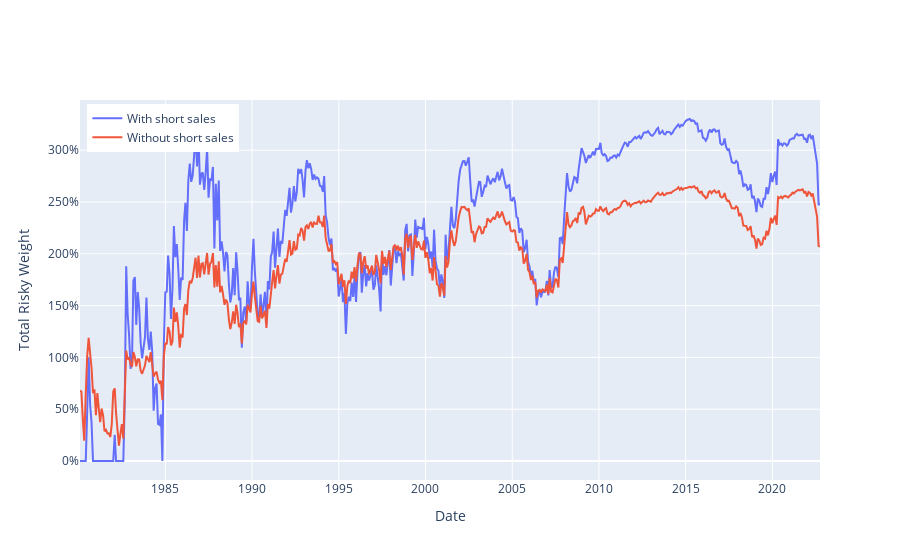

The notebook cell this image was saved under:
### Code cell
# Plot the time-series of sum of risky portfolio weights (returns as hoverdata)
fig = go.Figure()

label_dict = {'ss': 'With short sales',
            'noss': 'Without short sales'}        

for model in ['ss', 'noss']:
    string =  "Strategy: " + label_dict[model] +" <br>"
    string += "Date: %{x}<br>"
    string += "Total Weight in Risky Portfolio: %{y:0.1%}<br>"
    string += "Return %{customdata: 0.2%} <br>"
    string += "<extra></extra>"

    wgt_list = ['wgt_cal_'+ model] + ['wgt'+asset + "_" + model for asset in asset_list]
    trace=go.Scatter(x=portrets['Date'], y=portrets['sum_risky_'+model], customdata=portrets['retp_'+model], 
        hovertemplate=string, name = label_dict[model])
    fig.add_trace(trace)
fig.layout.yaxis["title"] = "Total Risky Weight"
fig.layout.xaxis["title"] = "Date"
fig.update_yaxes(tickformat=".0%")
fig.update_layout(legend=dict(yanchor="top", y =0.99, xanchor="left", x=0.01))
fig.show()

### Figure 1 — Plotly figure (JSON) as saved in the notebook; plotly's stock layout.template omitted (floating-point values rounded to 4 significant figures; data arrays with more than 128 entries replaced by an {"elided": "..."} marker saying what was removed)
{"data": [{"customdata": {"elided": "513 float values"}, "hovertemplate": "Strategy: With short sales <br>Date: %{x}<br>Total Weight in Risky Portfolio: %{y:0.1%}<br>Return %{customdata: 0.2%} <br><extra></extra>", "name": "With short sales", "type": "scatter", "x": {"elided": "513 str values"}, "y": {"elided": "513 float values"}}, {"customdata": {"elided": "513 float values"}, "hovertemplate": "Strategy: Without short sales <br>Date: %{x}<br>Total Weight in Risky Portfolio: %{y:0.1%}<br>Return %{customdata: 0.2%} <br><extra></extra>", "name": "Without short sales", "type": "scatter", "x": {"elided": "513 str values"}, "y": {"elided": "513 float values"}}], "layout": {"legend": {"x": 0.01, "xanchor": "left", "y": 0.99, "yanchor": "top"}, "xaxis": {"title": {"text": "Date"}}, "yaxis": {"tickformat": ".0%", "title": {"text": "Total Risky Weight"}}}}
